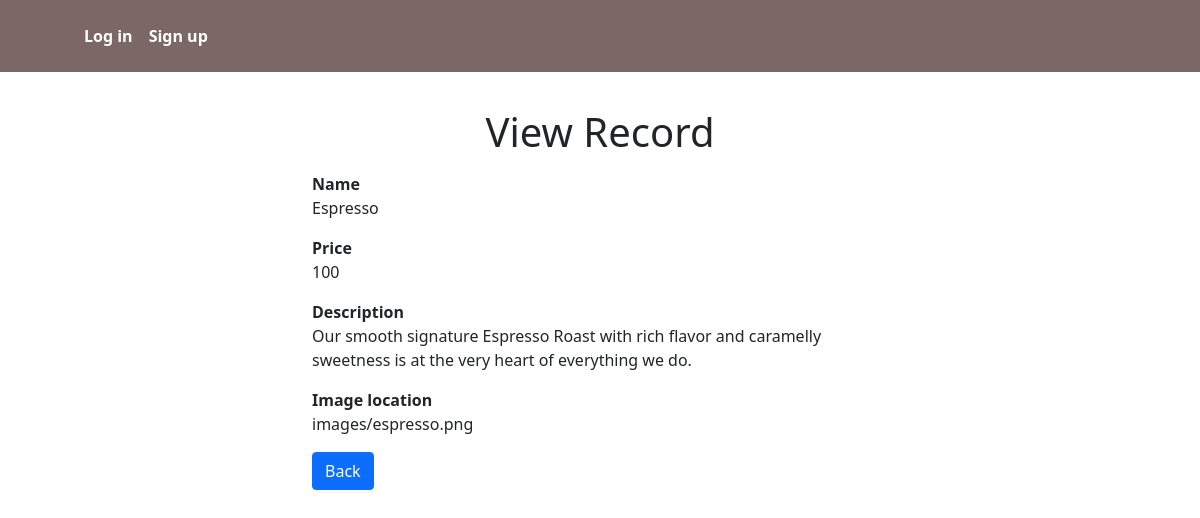
Screenshot of /read.php?id=2 with the database file from the repository.
### tables this page shows
CREATE TABLE `drinks` (
  `d_id` int(30) NOT NULL,
  `name` varchar(50) NOT NULL,
  `price` int(30) NOT NULL,
  `description` varchar(255) NOT NULL,
  `images` varchar(255) NOT NULL
);

### read.php (the view, shortened to what this page needs)
<?php
if(isset($_GET["id"]) && !empty(trim($_GET["id"]))){
    require_once "includes/dbh.inc.php";
	require_once "navbar.php";
    $sql = "SELECT * FROM drinks WHERE d_id = ?";
    if($stmt = mysqli_prepare($conn, $sql)){
        mysqli_stmt_bind_param($stmt, "s", $param_id);
        if(mysqli_stmt_execute($stmt)){
            $query = mysqli_stmt_get_result($stmt);
            if(mysqli_num_rows($query) == 1){
                $row = mysqli_fetch_array($query, MYSQLI_ASSOC);
            } else{
                header("location: error.php");
                exit();
            }
        } else{
            echo "Oops! Something went wrong. Please try again later.";
        }
    }
} else{
    header("location: error.php");
    exit();
}
?>
<!DOCTYPE html>
<html lang="en">
<head>
    <link href="https://cdn.jsdelivr.net/npm/bootstrap@5.0.2/dist/css/bootstrap.min.css" rel="stylesheet">
</head>
<body>
    <div class="wrapper">
        <div class="container-fluid">
            <div class="row">
                <div class="col-md-12">
                    <h1 class="mt-5 mb-3 text-center">View Record</h1>
                    <div class="form-group">
                        <label><strong>Name</strong></label>
                        <p><?php echo $row["name"]; ?></p>
                    </div>
                    <div class="form-group">
                        <label><strong>Price</strong></label>
                        <p><?php echo $row["price"]; ?></b></p>
                    </div>
                    <div class="form-group">
                        <label><strong>Description</strong></label>
                        <p><?php echo $row["description"]; ?></p>
                    </div>
                    <div class="form-group">
                        <label><strong>Image location</strong></label>
                        <p><?php echo $row["images"]; ?></p>
                    </div>
                    <p><a href="admin.php" class="btn btn-primary">Back</a></p>
                </div>
            </div>
        </div>
    </div>
</body>
</html>

### read.php (style rules this page uses)
.wrapper { width: 600px; margin: 0 auto; }
body { padding-top: 60px; }

### rows the page displays
drinks: name "Espresso", price "100", description "Our smooth signature Espresso Roast with rich flavor and caramelly sweetness is at the very heart of everything we do.", images "images/espresso.png"
